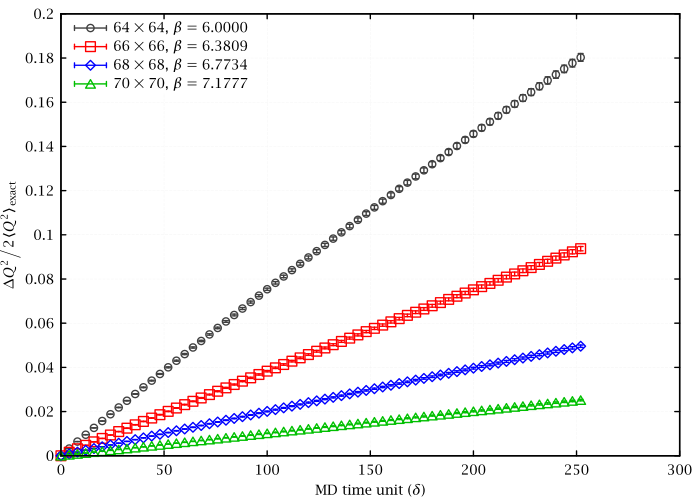

Recreate this plot in gnuplot.
set lmargin 9
set grid lc rgb '#f0f0f0'
set key left Left reverse
set xlabel 'MD time unit ($\delta$)'
set ylabel '$\Delta Q^2 \Big/ 2\langle Q^2\rangle_{\text{exact}}$'
pf(b,v)="<sed -n '/^beta: ".b."$/,/^beta: /{/^BEGIN dQ2$/,/^END dQ2$/{/dQ2/d;p;};}' ../../u1_2d/stats/s_hmc_l".v."_params_dq2_post_train"
nm(b,v)=2*v*v*real(system("awk '$1==".b."*".v."*".v."/4096{print $2}' ../../u1_2d/exact_topo_sus_infv.output"))
nm64=nm("6",64)
nm66=nm("6",66)
nm68=nm("6",68)
nm70=nm("6",70)
pk(v)=sprintf('$%d\times %d$, $\beta=%.4f$',v,v,6.*v*v/4096)
plot\
	pf("6",64) u ($1*4):($2/nm64):($4/nm64) w e t pk(64),\
	pf("6.380859375",66) u ($1*4):($2/nm66):($4/nm66) w e t pk(66),\
	pf("6.7734375",68) u ($1*4):($2/nm68):($4/nm68) w e t pk(68),\
	pf("7.177734375",70) u ($1*4):($2/nm70):($4/nm70) w e t pk(70)
